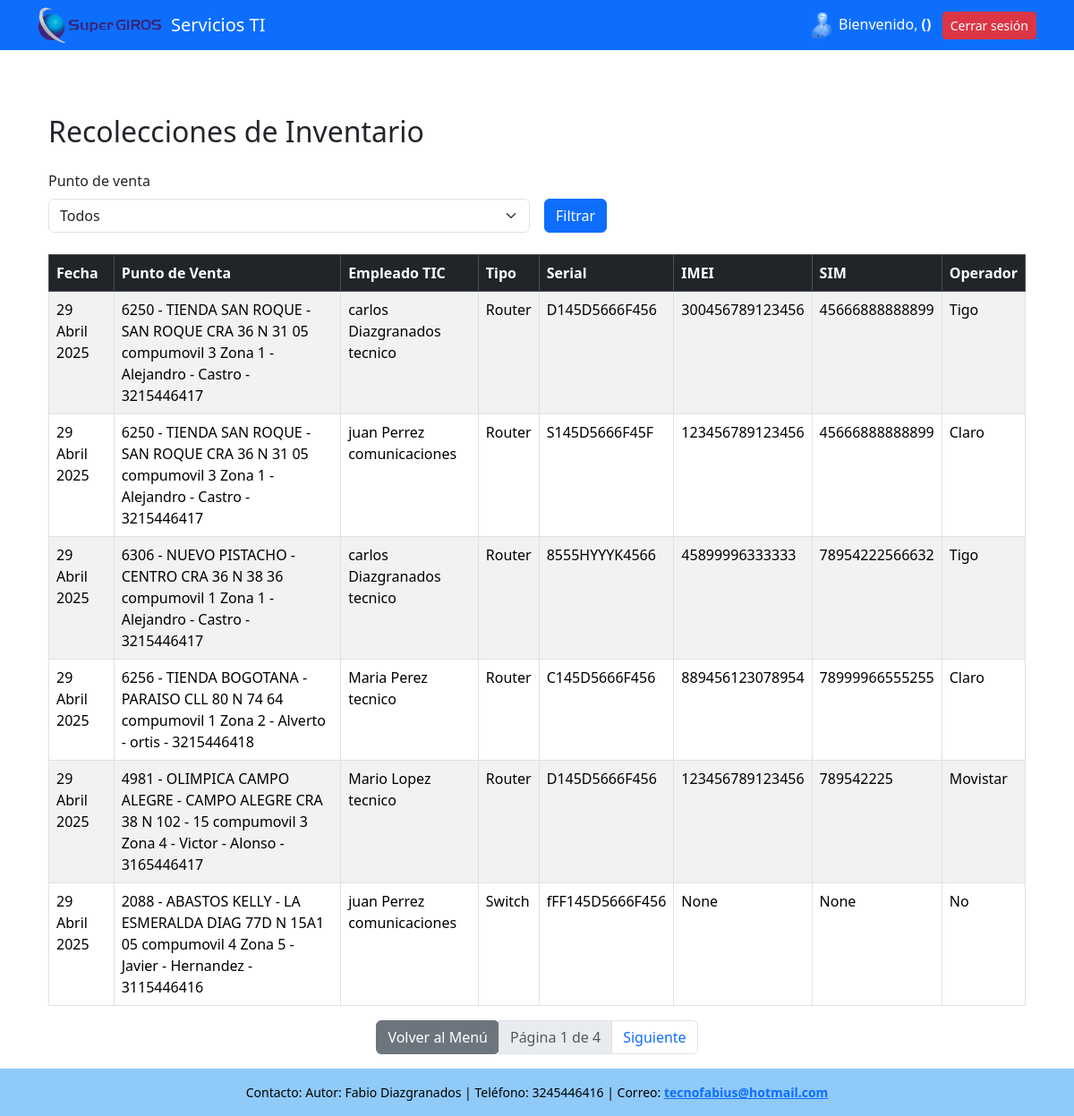
Page /lista-recolecciones/ (signed in) on the committed database.
### servicios_ti/models.py (models this page shows, shortened)
class RecolectoInventario(models.Model):
    TIPO_DISPOSITIVO = [
        ('router', 'Router'),
        ('mikrotik', 'Mikrotik'),
        ('switch', 'Switch'),
        ('radio', 'Radio'),
        ('otro', 'Otro'),
    ]
    OPERADOR = [
        ('tigo', 'Tigo'),
        ('claro', 'Claro'),
        ('movistar', 'Movistar'),
        ('no', 'No'),
    ]
    empleadotic = models.ForeignKey(
        Usuario,
        on_delete=models.CASCADE,
        limit_choices_to=Q(rol='tecnico') | Q(rol='comunicaciones') | Q(rol='administrador'),
        verbose_name="Empleado TIC"
    )
    punto_venta = models.ForeignKey(PuntoVenta, on_delete=models.CASCADE)
    tipo_dispositivo = models.CharField(max_length=50, choices=TIPO_DISPOSITIVO, null=True, blank=True)
    serial = models.CharField(max_length=100, null=True, blank=True)
    imei = models.CharField(max_length=15, null=True, blank=True)
    numerosimcard = models.CharField(max_length=15, null=True, blank=True)
    operador = models.CharField(max_length=20, choices=OPERADOR, null=True, blank=True)
    fecha_recoleccion = models.DateField(auto_now_add=True)

class PuntoVenta(models.Model):
    MODALIDAD = [
        ('local', 'Local'),
        ('compumovil', 'Compumovil'),
    ]
    numero_punto = models.PositiveIntegerField(unique=True)
    nombre = models.CharField(max_length=255)
    direccion = models.CharField(max_length=255)
    modalidad = models.CharField(max_length=25, choices=MODALIDAD)
    rango_valor = models.PositiveIntegerField()
    zona = models.ForeignKey(Zona, on_delete=models.CASCADE)  # Relación nueva con Zona
    def __str__(self):
        return f"{self.numero_punto} - {self.nombre} {self.direccion} {self.modalidad} {self.rango_valor} {self.zona}"

class Zona(models.Model):
    ORIENTACION = [
        ('ciudad', 'Ciudad'),
        ('poblaciones', 'Poblaciones'),
    ]
    numero_zona = models.PositiveIntegerField(unique=True)
    nombre_admin_zona = models.CharField(max_length=255)
    apellido_admin_zona = models.CharField(max_length=255)
    telefono = models.CharField(max_length=15)
    orientacion = models.CharField(max_length=20, choices=ORIENTACION)
    def __str__(self):
        return f"Zona {self.numero_zona} - {self.nombre_admin_zona} - {self.apellido_admin_zona} - {self.telefono}"

class Usuario(models.Model):
    ROLES = [
        ('administrador', 'Administrador'),
        ('tecnico', 'Técnico'),
        ('comunicaciones', 'Comunicaciones')
    ]
    nombre_usuario= models.CharField(max_length=100)
    apellido = models.CharField(max_length=100)
    rol = models.CharField(max_length=50, choices=ROLES)
    password_usuario = models.CharField(max_length=20)
    email = models.EmailField('correo electrónico', unique=True)
    USERNAME_FIELD = 'nombre_usuario'
    REQUIRED_FIELDS = ['username', 'nombre_completo', 'rol']
    def __str__(self):
        return f"{self.nombre_usuario} {self.apellido} {self.rol}"

### servicios_ti/views.py (the view)
# urls.py: path('lista-recolecciones/', views.listar_recolecciones, name='lista_recolecciones'),
def listar_recolecciones(request):
    if 'usuario_id' not in request.session:
        return redirect('login')
    punto_id = request.GET.get('punto')
    puntos = PuntoVenta.objects.all()
    recolectos = RecolectoInventario.objects.all()
    if punto_id:
        recolectos = recolectos.filter(punto_venta_id=punto_id)
    paginator = Paginator(recolectos, 6)  # Mostrar 10 por página
    page_number = request.GET.get('page')
    page_obj = paginator.get_page(page_number)
    return render(request, 'lista_recolecciones.html', {
        'page_obj': page_obj,
        'puntos': puntos,
        'punto_seleccionado': punto_id
    })

### servicios_ti/templates/lista_recolecciones.html (shortened to what this page needs)
{% extends 'base.html' %}
{% block content %}
{% load static %}
<div class="container mt-5">
    <h2 class="mb-4">Recolecciones de Inventario</h2>
    <form method="get" class="row g-3 mb-4">
        <div class="col-md-6">
            <label for="punto" class="form-label">Punto de venta</label>
            <select name="punto" id="punto" class="form-select">
                <option value="">Todos</option>
            </select>
        </div>
        <div class="col-md-2 align-self-end">
            <button type="submit" class="btn btn-primary">Filtrar</button>
        </div>
    </form>
    <table class="table table-bordered table-striped">
        <thead class="table-dark">
            <tr>
                <th>Fecha</th>
                <th>Punto de Venta</th>
                <th>Empleado TIC</th>
                <th>Tipo</th>
                <th>Serial</th>
                <th>IMEI</th>
                <th>SIM</th>
                <th>Operador</th>
            </tr>
        </thead>
        <tbody>
           {% for r in page_obj %}
    <tr>
        <td>{{ r.fecha_recoleccion }}</td>
        <td>{{ r.punto_venta }}</td>
        <td>{{ r.empleadotic }}</td>
        <td>{{ r.get_tipo_dispositivo_display }}</td>
        <td>{{ r.serial }}</td>
        <td>{{ r.imei }}</td>
        <td>{{ r.numerosimcard }}</td>
        <td>{{ r.get_operador_display }}</td>
    </tr>
    {% empty %}
    <tr>
        <td colspan="8" class="text-center">No hay registros disponibles.</td>
    </tr>
    {% endfor %}
        </tbody>
    </table>
    <nav aria-label="Page navigation" class="mt-3">
    <ul class="pagination justify-content-center">
        <a href="{% url 'menu' %}" class="btn btn-secondary">Volver al Menú</a>
        <li class="page-item disabled"><span class="page-link">Página {{ page_obj.number }} de {{ page_obj.paginator.num_pages }}</span></li>
        {% if page_obj.has_next %}
        <li class="page-item">
            <a class="page-link" href="?{% if punto_seleccionado %}punto={{ punto_seleccionado }}&{% endif %}page={{ page_obj.next_page_number }}">Siguiente</a>
        </li>
        {% endif %}
    </ul>
</nav>
</div>
{% endblock %}

### servicios_ti/templates/base.html (style rules this page uses)
html, body { height: 100%; margin: 0; }

### rows in the picture
RecolectoInventario: fecha_recoleccion "29 Abril 2025", punto_venta "6250 - TIENDA SAN ROQUE - SAN ROQUE CRA 36 N 31 05 compumovil 3 Zona 1 - Alejandro - Castro - 3215446417", empleadotic "carlos Diazgranados tecnico", tipo_dispositivo "Router", serial "D145D5666F456", imei "300456789123456", numerosimcard "45666888888899", operador "Tigo"
RecolectoInventario: fecha_recoleccion "29 Abril 2025", punto_venta "6250 - TIENDA SAN ROQUE - SAN ROQUE CRA 36 N 31 05 compumovil 3 Zona 1 - Alejandro - Castro - 3215446417", empleadotic "juan Perrez comunicaciones", tipo_dispositivo "Router", serial "S145D5666F45F", imei "123456789123456", numerosimcard "45666888888899", operador "Claro"
RecolectoInventario: fecha_recoleccion "29 Abril 2025", punto_venta "6306 - NUEVO PISTACHO - CENTRO CRA 36 N 38 36 compumovil 1 Zona 1 - Alejandro - Castro - 3215446417", empleadotic "carlos Diazgranados tecnico", tipo_dispositivo "Router", serial "8555HYYYK4566", imei "45899996333333", numerosimcard "78954222566632", operador "Tigo"
RecolectoInventario: fecha_recoleccion "29 Abril 2025", punto_venta "6256 - TIENDA BOGOTANA - PARAISO CLL 80 N 74 64 compumovil 1 Zona 2 - Alverto - ortis - 3215446418", empleadotic "Maria Perez tecnico", tipo_dispositivo "Router", serial "C145D5666F456", imei "889456123078954", numerosimcard "78999966555255", operador "Claro"
RecolectoInventario: fecha_recoleccion "29 Abril 2025", punto_venta "4981 - OLIMPICA CAMPO ALEGRE - CAMPO ALEGRE CRA 38 N 102 - 15 compumovil 3 Zona 4 - Victor - Alonso - 3165446417", empleadotic "Mario Lopez tecnico", tipo_dispositivo "Router", serial "D145D5666F456", imei "123456789123456", numerosimcard "789542225", operador "Movistar"
RecolectoInventario: fecha_recoleccion "29 Abril 2025", punto_venta "2088 - ABASTOS KELLY - LA ESMERALDA DIAG 77D N 15A1 05 compumovil 4 Zona 5 - Javier - Hernandez - 3115446416", empleadotic "juan Perrez comunicaciones", tipo_dispositivo "Switch", serial "fFF145D5666F456", imei "None", numerosimcard "None", operador "No"

### other values in the picture
{{ page_obj.number }} "1"
{{ page_obj.paginator.num_pages }} "4"
